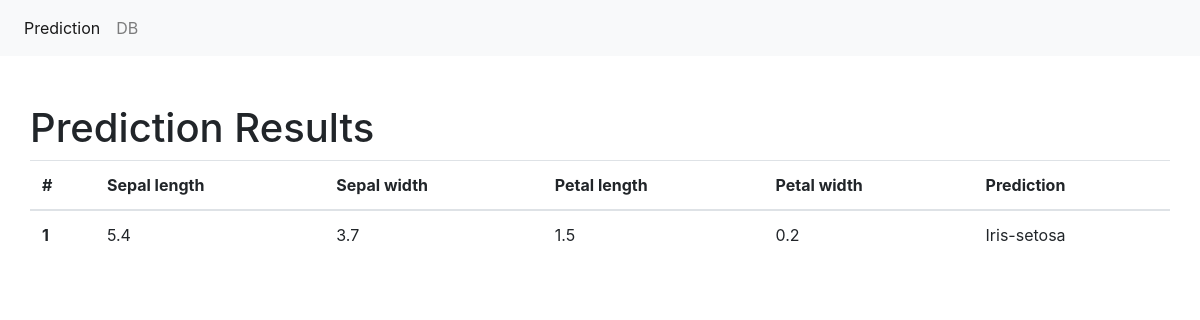
Before: /results/ with the older database file.
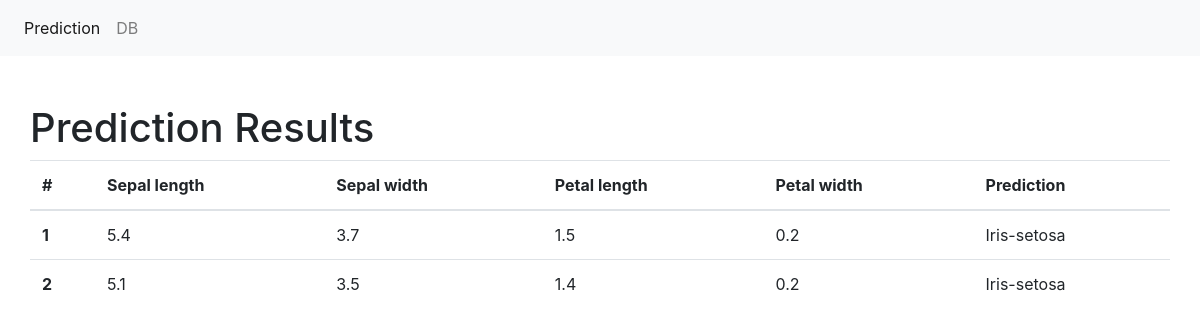
After: the same page with the newer database file.
### predict/models.py (models this page shows, shortened)
class PredResults(models.Model):
    sepal_length = models.FloatField()
    sepal_width = models.FloatField()
    petal_length = models.FloatField()
    petal_width = models.FloatField()
    classification = models.CharField(max_length=30)

### predict/views.py (the view)
# urls.py: path('results/', views.view_results, name='results'),
def view_results(request):
    data = {"dataset": PredResults.objects.all()}
    return render(request, "results.html", data)

### templates/results.html
{% extends "base.html" %}
{% block main %}
    <div class="container pt-5">
        <div class="row">
        <h1>Prediction Results</h1>
            <table class="table">
                <thead>
                <tr>
                <th scope="col">#</th>
                <th scope="col">Sepal length</th>
                <th scope="col">Sepal width</th>
                <th scope="col">Petal length</th>
                <th scope="col">Petal width</th>
                <th scope="col">Prediction</th>
                </tr>
                </thead>
                <tbody>
                {% for data in dataset %}
                    <tr>
                    <th scope="row">{{ data.id }}</th>
                    <td>{{ data.sepal_length }}</td>
                    <td>{{ data.sepal_width }}</td>
                    <td>{{ data.petal_length }}</td>
                    <td>{{ data.petal_width }}</td>
                    <td>{{ data.classification }}</td>
                    </tr>
                {% endfor %}
                </tbody>
            </table>
        </div>
    </div>
{% endblock %}

### templates/base.html (shortened to what this page needs)
<!doctype html>
<html lang="en">
    <head>
    <link rel="stylesheet" href="https://stackpath.bootstrapcdn.com/bootstrap/4.4.1/css/bootstrap.min.css">
    </head>
    <body>
    <nav class="navbar navbar-expand-lg navbar-light bg-light">
        <div class="collapse navbar-collapse" id="navbarSupportedContent">
            <ul class="navbar-nav mr-auto">
                <li class="nav-item active">
                    <a class="nav-link" href="/">Prediction <span class="sr-only">(current)</span></a>
                </li>
                <li class="nav-item">
                    <a class="nav-link" href="/results">DB</a>
                </li>
            </ul>
        </div>
    </nav>
    {% block main %}
    {% endblock %}
    </body>
</html>

Changed rows visible on the page:
added PredResults: id "2", sepal_length "5.1", sepal_width "3.5", petal_length "1.4", petal_width "0.2", classification "Iris-setosa"
